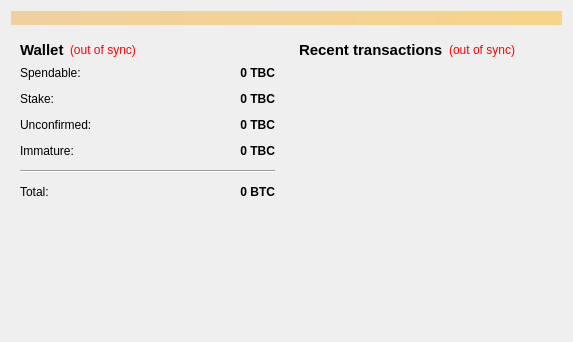
<?xml version="1.0" encoding="UTF-8"?>
<ui version="4.0">
 <class>OverviewPage</class>
 <widget class="QWidget" name="OverviewPage">
  <property name="geometry">
   <rect>
    <x>0</x>
    <y>0</y>
    <width>573</width>
    <height>342</height>
   </rect>
  </property>
  <property name="windowTitle">
   <string>Form</string>
  </property>
  <layout class="QVBoxLayout" name="topLayout">
   <item>
    <widget class="QLabel" name="labelAlerts">
     <property name="visible">
      <bool>false</bool>
     </property>
     <property name="styleSheet">
      <string notr="true">background-color: qlineargradient(x1: 0, y1: 0, x2: 1, y2: 0, stop:0 #F0D0A0, stop:1 #F8D488);  color:#000000
</string>
     </property>
     <property name="wordWrap">
      <bool>true</bool>
     </property>
     <property name="margin">
      <number>3</number>
     </property>
    </widget>
   </item>
   <item>
    <layout class="QHBoxLayout" name="horizontalLayout" stretch="1,1">
     <item>
      <layout class="QVBoxLayout" name="verticalLayout_2">
       <item>
        <widget class="QWidget" name="widget" native="true">
         <layout class="QVBoxLayout" name="verticalLayout_4">
          <item>
           <layout class="QHBoxLayout" name="horizontalLayout_4">
            <item>
             <widget class="QLabel" name="label_5">
              <property name="font">
               <font>
                <pointsize>11</pointsize>
                <weight>75</weight>
                <bold>true</bold>
               </font>
              </property>
              <property name="text">
               <string>Wallet</string>
              </property>
             </widget>
            </item>
            <item>
             <widget class="QLabel" name="labelWalletStatus">
              <property name="toolTip">
               <string>The displayed information may be out of date. Your wallet automatically synchronizes with the Terabit network after a connection is established, but this process has not completed yet.</string>
              </property>
              <property name="styleSheet">
               <string notr="true">QLabel { color: red; }</string>
              </property>
              <property name="text">
               <string notr="true">(out of sync)</string>
              </property>
              <property name="alignment">
               <set>Qt::AlignLeading|Qt::AlignLeft|Qt::AlignVCenter</set>
              </property>
             </widget>
            </item>
            <item>
             <spacer name="horizontalSpacer_2">
              <property name="orientation">
               <enum>Qt::Horizontal</enum>
              </property>
              <property name="sizeHint" stdset="0">
               <size>
                <width>40</width>
                <height>20</height>
               </size>
              </property>
             </spacer>
            </item>
           </layout>
          </item>
          <item>
           <layout class="QFormLayout" name="formLayout_2">
            <property name="fieldGrowthPolicy">
             <enum>QFormLayout::AllNonFixedFieldsGrow</enum>
            </property>
            <property name="horizontalSpacing">
             <number>12</number>
            </property>
            <property name="verticalSpacing">
             <number>12</number>
            </property>
            <item row="0" column="0">
             <widget class="QLabel" name="label">
              <property name="text">
               <string>Spendable:</string>
              </property>
             </widget>
            </item>
            <item row="0" column="1">
             <widget class="QLabel" name="labelBalance">
              <property name="font">
               <font>
                <weight>75</weight>
                <bold>true</bold>
               </font>
              </property>
              <property name="cursor">
               <cursorShape>IBeamCursor</cursorShape>
              </property>
              <property name="toolTip">
               <string>Your current spendable balance</string>
              </property>
              <property name="text">
               <string notr="true">0 TBC</string>
              </property>
              <property name="alignment">
               <set>Qt::AlignRight|Qt::AlignTrailing|Qt::AlignVCenter</set>
              </property>
              <property name="textInteractionFlags">
               <set>Qt::LinksAccessibleByMouse|Qt::TextSelectableByKeyboard|Qt::TextSelectableByMouse</set>
              </property>
             </widget>
            </item>
            <item row="1" column="0">
             <widget class="QLabel" name="label_6">
              <property name="text">
               <string>Stake:</string>
              </property>
             </widget>
            </item>
            <item row="1" column="1">
             <widget class="QLabel" name="labelStake">
              <property name="font">
               <font>
                <weight>75</weight>
                <bold>true</bold>
               </font>
              </property>
              <property name="cursor">
               <cursorShape>IBeamCursor</cursorShape>
              </property>
              <property name="toolTip">
               <string>Total of coins that was staked, and do not yet count toward the current balance</string>
              </property>
              <property name="text">
               <string notr="true">0 TBC</string>
              </property>
              <property name="alignment">
               <set>Qt::AlignRight|Qt::AlignTrailing|Qt::AlignVCenter</set>
              </property>
              <property name="textInteractionFlags">
               <set>Qt::LinksAccessibleByMouse|Qt::TextSelectableByKeyboard|Qt::TextSelectableByMouse</set>
              </property>
             </widget>
            </item>
            <item row="2" column="0">
             <widget class="QLabel" name="label_3">
              <property name="text">
               <string>Unconfirmed:</string>
              </property>
             </widget>
            </item>
            <item row="2" column="1">
             <widget class="QLabel" name="labelUnconfirmed">
              <property name="font">
               <font>
                <weight>75</weight>
                <bold>true</bold>
               </font>
              </property>
              <property name="cursor">
               <cursorShape>IBeamCursor</cursorShape>
              </property>
              <property name="toolTip">
               <string>Total of transactions that have yet to be confirmed, and do not yet count toward the current balance</string>
              </property>
              <property name="text">
               <string notr="true">0 TBC</string>
              </property>
              <property name="alignment">
               <set>Qt::AlignRight|Qt::AlignTrailing|Qt::AlignVCenter</set>
              </property>
              <property name="textInteractionFlags">
               <set>Qt::LinksAccessibleByMouse|Qt::TextSelectableByKeyboard|Qt::TextSelectableByMouse</set>
              </property>
             </widget>
            </item>
            <item row="3" column="0">
             <widget class="QLabel" name="labelImmatureText">
              <property name="text">
               <string>Immature:</string>
              </property>
             </widget>
            </item>
            <item row="3" column="1">
             <widget class="QLabel" name="labelImmature">
              <property name="font">
               <font>
                <weight>75</weight>
                <bold>true</bold>
               </font>
              </property>
              <property name="toolTip">
               <string>Mined balance that has not yet matured</string>
              </property>
              <property name="text">
               <string notr="true">0 TBC</string>
              </property>
              <property name="alignment">
               <set>Qt::AlignRight|Qt::AlignTrailing|Qt::AlignVCenter</set>
              </property>
              <property name="textInteractionFlags">
               <set>Qt::LinksAccessibleByMouse|Qt::TextSelectableByKeyboard|Qt::TextSelectableByMouse</set>
              </property>
             </widget>
            </item>
            <item row="4" column="0" colspan="2">
             <widget class="Line" name="line">
              <property name="orientation">
               <enum>Qt::Horizontal</enum>
              </property>
             </widget>
            </item>
            <item row="5" column="0">
             <widget class="QLabel" name="labelTotalText">
              <property name="text">
               <string>Total:</string>
              </property>
             </widget>
            </item>
            <item row="5" column="1">
             <widget class="QLabel" name="labelTotal">
              <property name="font">
               <font>
                <weight>75</weight>
                <bold>true</bold>
               </font>
              </property>
              <property name="cursor">
               <cursorShape>IBeamCursor</cursorShape>
              </property>
              <property name="toolTip">
               <string>Your current total balance</string>
              </property>
              <property name="text">
               <string notr="true">0 BTC</string>
              </property>
              <property name="alignment">
               <set>Qt::AlignRight|Qt::AlignTrailing|Qt::AlignVCenter</set>
              </property>
              <property name="textInteractionFlags">
               <set>Qt::LinksAccessibleByMouse|Qt::TextSelectableByKeyboard|Qt::TextSelectableByMouse</set>
              </property>
             </widget>
            </item>
           </layout>
          </item>
         </layout>
        </widget>
       </item>
       <item>
        <spacer name="verticalSpacer">
         <property name="orientation">
          <enum>Qt::Vertical</enum>
         </property>
         <property name="sizeHint" stdset="0">
          <size>
           <width>20</width>
           <height>40</height>
          </size>
         </property>
        </spacer>
       </item>
      </layout>
     </item>
     <item>
      <layout class="QVBoxLayout" name="verticalLayout_3">
       <item>
        <widget class="QWidget" name="widget_2" native="true">
         <layout class="QVBoxLayout" name="verticalLayout">
          <item>
           <layout class="QHBoxLayout" name="horizontalLayout_2">
            <item>
             <widget class="QLabel" name="label_4">
              <property name="font">
               <font>
                <pointsize>11</pointsize>
                <weight>75</weight>
                <bold>true</bold>
               </font>
              </property>
              <property name="text">
               <string>&lt;b&gt;Recent transactions&lt;/b&gt;</string>
              </property>
             </widget>
            </item>
            <item>
             <widget class="QLabel" name="labelTransactionsStatus">
              <property name="toolTip">
               <string>The displayed information may be out of date. Your wallet automatically synchronizes with the Terabit network after a connection is established, but this process has not completed yet.</string>
              </property>
              <property name="styleSheet">
               <string notr="true">QLabel { color: red; }</string>
              </property>
              <property name="text">
               <string notr="true">(out of sync)</string>
              </property>
              <property name="alignment">
               <set>Qt::AlignRight|Qt::AlignTrailing|Qt::AlignVCenter</set>
              </property>
             </widget>
            </item>
            <item>
             <spacer name="horizontalSpacer">
              <property name="orientation">
               <enum>Qt::Horizontal</enum>
              </property>
              <property name="sizeHint" stdset="0">
               <size>
                <width>40</width>
                <height>20</height>
               </size>
              </property>
             </spacer>
            </item>
           </layout>
          </item>
          <item>
           <widget class="QListView" name="listTransactions">
            <property name="styleSheet">
             <string notr="true">QListView { background: transparent; }</string>
            </property>
            <property name="frameShape">
             <enum>QFrame::NoFrame</enum>
            </property>
            <property name="verticalScrollBarPolicy">
             <enum>Qt::ScrollBarAlwaysOff</enum>
            </property>
            <property name="horizontalScrollBarPolicy">
             <enum>Qt::ScrollBarAlwaysOff</enum>
            </property>
            <property name="selectionMode">
             <enum>QAbstractItemView::NoSelection</enum>
            </property>
           </widget>
          </item>
         </layout>
        </widget>
       </item>
      </layout>
     </item>
    </layout>
   </item>
  </layout>
 </widget>
 <resources/>
 <connections/>
</ui>
